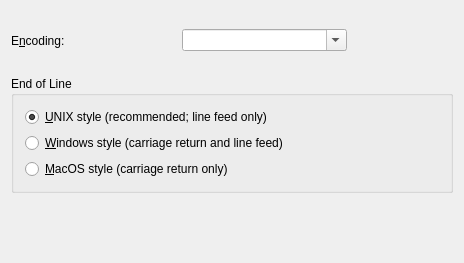
<?xml version="1.0" encoding="UTF-8"?>
<ui version="4.0">
 <author>Nicolas GOUTTE &lt;goutte@kde.org&gt;</author>
 <comment>Export dialog for KWord's plain text export filter</comment>
 <class>ExportDialogUI</class>
 <widget class="QWidget" name="ExportDialogUI">
  <property name="geometry">
   <rect>
    <x>0</x>
    <y>0</y>
    <width>464</width>
    <height>263</height>
   </rect>
  </property>
  <property name="windowTitle">
   <string>Plain Text Export Dialog</string>
  </property>
  <layout class="QVBoxLayout">
   <property name="spacing">
    <number>6</number>
   </property>
   <property name="margin">
    <number>11</number>
   </property>
   <item>
    <layout class="QHBoxLayout">
     <item>
      <widget class="QLabel" name="textLabel1">
       <property name="text">
        <string>E&amp;ncoding:</string>
       </property>
       <property name="textFormat">
        <enum>Qt::PlainText</enum>
       </property>
       <property name="wordWrap">
        <bool>false</bool>
       </property>
       <property name="buddy">
        <cstring>comboBoxEncoding</cstring>
       </property>
      </widget>
     </item>
     <item>
      <widget class="KComboBox" name="comboBoxEncoding">
       <property name="editable">
        <bool>true</bool>
       </property>
      </widget>
     </item>
     <item>
      <spacer name="Spacer2">
       <property name="sizeType">
        <enum>QSizePolicy::Expanding</enum>
       </property>
       <property name="sizeHint" stdset="0">
        <size>
         <width>106</width>
         <height>20</height>
        </size>
       </property>
      </spacer>
     </item>
    </layout>
   </item>
   <item>
    <widget class="QGroupBox" name="buttonGroupEndOfLine">
     <property name="title">
      <string>End of Line</string>
     </property>
     <layout class="QVBoxLayout">
      <property name="spacing">
       <number>6</number>
      </property>
      <property name="margin">
       <number>11</number>
      </property>
      <item>
       <widget class="QRadioButton" name="radioEndOfLineLF">
        <property name="text">
         <string>&amp;UNIX style (recommended; line feed only)</string>
        </property>
        <property name="checked">
         <bool>true</bool>
        </property>
       </widget>
      </item>
      <item>
       <widget class="QRadioButton" name="radioEndOfLineCRLF">
        <property name="text">
         <string>&amp;Windows style (carriage return and line feed)</string>
        </property>
        <property name="checked">
         <bool>false</bool>
        </property>
       </widget>
      </item>
      <item>
       <widget class="QRadioButton" name="radioEndOfLineCR">
        <property name="text">
         <string>&amp;MacOS style (carriage return only)</string>
        </property>
        <property name="checked">
         <bool>false</bool>
        </property>
       </widget>
      </item>
     </layout>
    </widget>
   </item>
   <item>
    <spacer name="Spacer3">
     <property name="sizeType">
      <enum>QSizePolicy::Expanding</enum>
     </property>
     <property name="sizeHint" stdset="0">
      <size>
       <width>20</width>
       <height>20</height>
      </size>
     </property>
    </spacer>
   </item>
  </layout>
 </widget>
 <layoutdefault spacing="6" margin="11"/>
 <customwidgets>
  <customwidget>
   <class>KComboBox</class>
   <extends>QComboBox</extends>
   <header location="global">kcombobox.h</header>
  </customwidget>
 </customwidgets>
 <tabstops>
  <tabstop>radioEndOfLineLF</tabstop>
  <tabstop>radioEndOfLineCRLF</tabstop>
  <tabstop>radioEndOfLineCR</tabstop>
 </tabstops>
 <includes>
  <include location="local">kcombobox.h</include>
  <include location="local">klineedit.h</include>
 </includes>
 <resources/>
 <connections/>
</ui>
